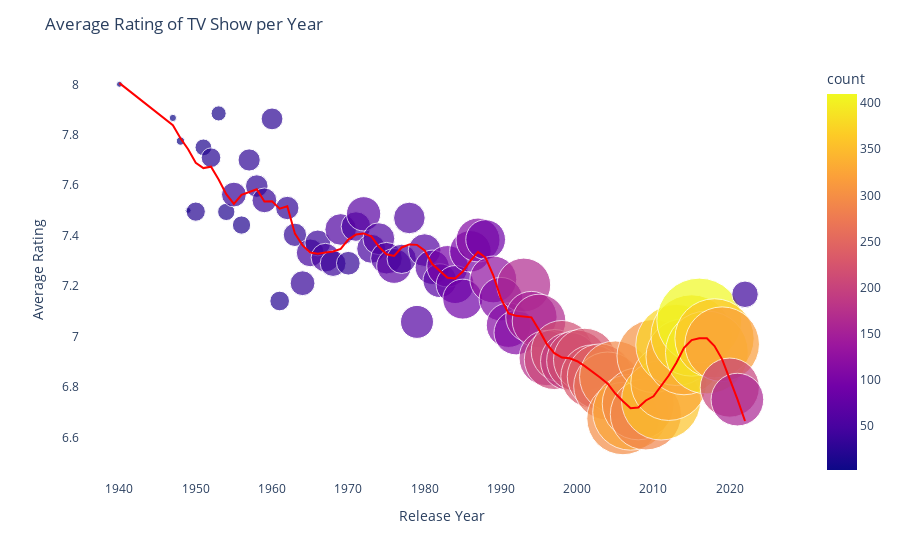

This figure's notebook cell:
### Code cell
#find average rating of per year and include how many data in each year
id3_year = id3.groupby('releaseYear')['rating'].agg(['mean', 'count'])
#reset index of id3_year
id3_year = id3_year.reset_index()
#make bubble chart of id3_year
fig = px.scatter(id3_year, x='releaseYear', y='mean', size='count', color='count', hover_name='releaseYear', size_max=60, trendline="lowess",trendline_options=dict(frac=0.1), trendline_color_override="red")
#title of the chart
fig.update_layout(title_text='Average Rating of TV Show per Year')
#x axis name
fig.update_xaxes(title_text='Release Year')
#y axis name
fig.update_yaxes(title_text='Average Rating')
#remove background
fig.update_layout(plot_bgcolor='rgba(0,0,0,0)')
fig.show()
